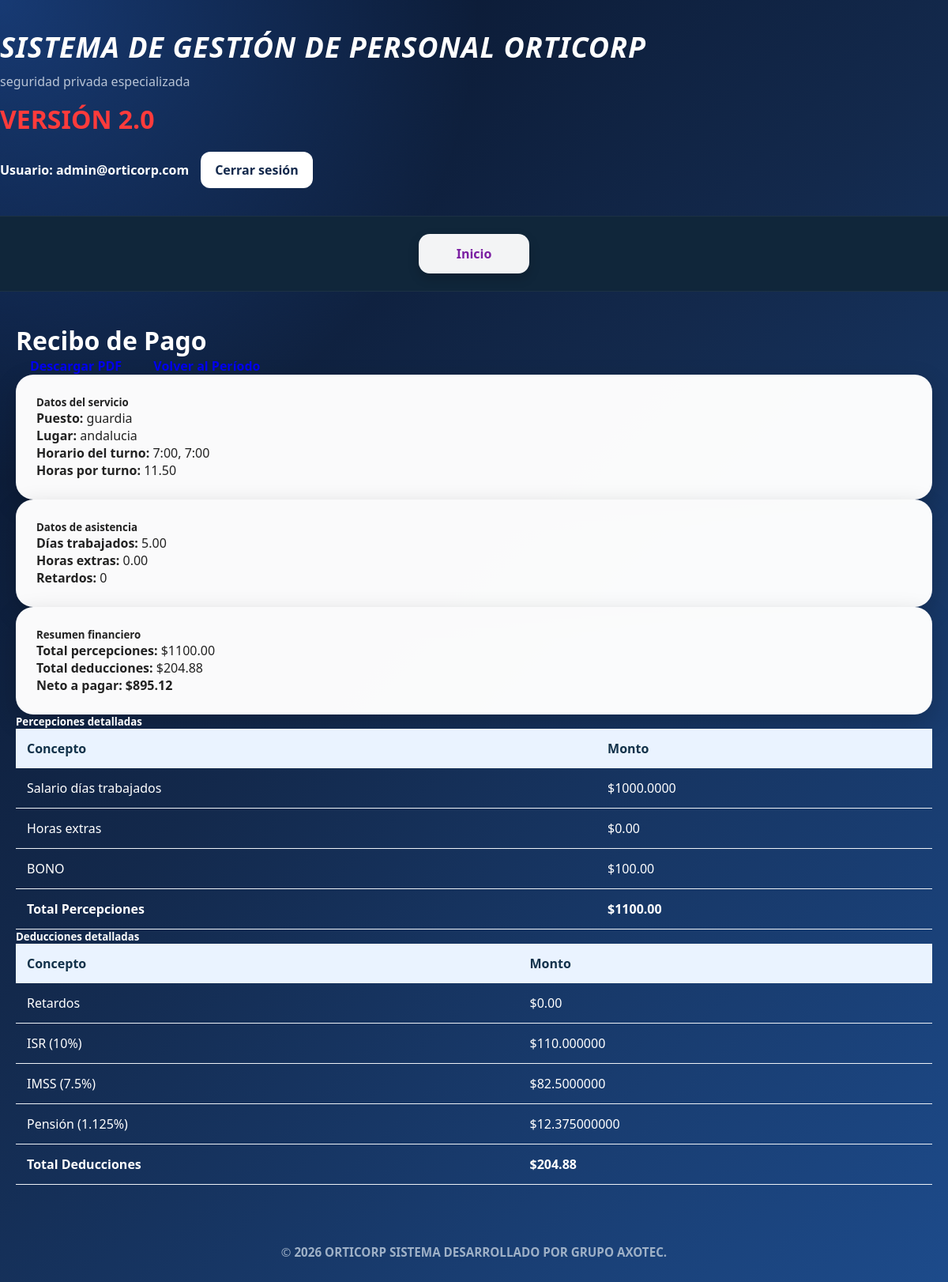
Screenshot of /nomina/recibos/2/ (signed in) with the database file from the repository.
### polls/models.py (models this page shows, shortened)
class CustomUser(AbstractUser):
    ROLES = (
        ('ADMIN', 'Administrador'),
        ('HR', 'Recursos Humanos'),
        ('VIEW', 'Vista'),
    )
    username = None
    email = models.EmailField(unique=True)
    role = models.CharField(max_length=10, choices=ROLES, default='VIEW')
    USERNAME_FIELD = 'email'
    REQUIRED_FIELDS = []
    objects = CustomUserManager()

### nomina/models.py (models this page shows, shortened)
class ReciboPago(models.Model):
    trabajador = models.ForeignKey(Trabajador, on_delete=models.CASCADE, related_name='recibos')
    periodo = models.ForeignKey(PeriodoNomina, on_delete=models.CASCADE, related_name='recibos')
    fecha_emision = models.DateField(default=timezone.now)
    puesto = models.CharField(max_length=128, blank=True, null=True)
    lugar_servicio = models.CharField(max_length=128, blank=True, null=True)
    horario_turno = models.CharField(max_length=64, blank=True, null=True)
    horas_por_turno = models.DecimalField(max_digits=5, decimal_places=2, default=0)
    dias_trabajados = models.DecimalField(max_digits=5, decimal_places=2, default=0, help_text="Días efectivamente trabajados")
    horas_extras = models.DecimalField(max_digits=5, decimal_places=2, default=0, help_text="Horas extras trabajadas")
    retardos = models.IntegerField(default=0, help_text="Número de retardos")
    salario_base = models.DecimalField(max_digits=10, decimal_places=2, default=0)
    total_percepciones = models.DecimalField(max_digits=10, decimal_places=2, default=0)
    total_deducciones = models.DecimalField(max_digits=10, decimal_places=2, default=0)
    neto_pagar = models.DecimalField(max_digits=10, decimal_places=2, default=0)
    notas = models.TextField(blank=True, null=True)
    def get_salario_record(self):
        try:
            return self.trabajador.salario_base
        except SalarioBase.DoesNotExist:
            return None
    def _to_decimal(self, value):
        try:
            return Decimal(value)
        except (InvalidOperation, TypeError, ValueError):
            return Decimal('0.00')
    def salario_por_dias(self):
        salario = self.get_salario_record()
        if salario:
            return salario.salario_diario * self._to_decimal(self.dias_trabajados)
        return Decimal('0.00')
    def horas_extras_monto(self):
        salario = self.get_salario_record()
        horas_extras = self._to_decimal(self.horas_extras)
        if salario and horas_extras > 0:
            return salario.salario_diario / Decimal('8') * Decimal('1.5') * horas_extras
        return Decimal('0.00')
    def retardos_monto(self):
        salario = self.get_salario_record()
        retardos = self._to_decimal(self.retardos)
        if salario and retardos > 0:
            return salario.salario_diario / Decimal('8') * retardos
        return Decimal('0.00')
    def total_percepciones_automaticas(self):
        return self.salario_por_dias() + self.horas_extras_monto()
    def total_impuestos(self):
        base = self.total_percepciones_automaticas() + sum(self._to_decimal(p.monto) for p in self.percepciones.all())
        return {
            'isr': base * Decimal('0.10'),
            'imss': base * Decimal('0.075'),
            'pension': base * Decimal('0.01125'),
        }
    class Meta:
        unique_together = ('trabajador', 'periodo')

class Percepcion(models.Model):
    TIPO_CHOICES = (
        ('BONO', 'Bono'),
        ('HORAS_EXTRA', 'Horas Extra'),
        ('VACACIONES', 'Vacaciones'),
        ('OTROS', 'Otros'),
    )
    recibo = models.ForeignKey(ReciboPago, on_delete=models.CASCADE, related_name='percepciones')
    tipo = models.CharField(max_length=20, choices=TIPO_CHOICES, default='BONO')
    descripcion = models.CharField(max_length=100)
    monto = models.DecimalField(max_digits=10, decimal_places=2)

### nomina/views.py (the view)
# urls.py: path('recibos/<int:pk>/', views.recibo_detail, name='recibo_detail'),
@login_required
def recibo_detail(request, pk):
    recibo = get_object_or_404(ReciboPago, pk=pk)
    impuestos = recibo.total_impuestos()
    return render(request, 'nomina/recibo_detail.html', {
        'recibo': recibo,
        'salario_dias': recibo.salario_por_dias(),
        'horas_extras': recibo.horas_extras_monto(),
        'retardos': recibo.retardos_monto(),
        'impuestos': impuestos,
    })

### nomina/templates/nomina/recibo_detail.html (shortened to what this page needs)
{% extends 'polls/base.html' %}
{% block content %}
<div class="container">
    <h1>Recibo de Pago</h1>
    <div class="mb-3">
        <a href="{% url 'nomina:recibo_pdf' recibo.pk %}" class="btn btn-sm btn-primary">Descargar PDF</a>
        <a href="{% url 'nomina:periodo_detail' recibo.periodo.pk %}" class="btn btn-sm btn-secondary">Volver al Período</a>
    </div>
    <div class="card mb-4">
        <div class="card-body">
            <h5>Datos del servicio</h5>
            <div class="row">
                <div class="col-md-6">
                    <p><strong>Puesto:</strong> {{ recibo.puesto|default:'-' }}</p>
                    <p><strong>Lugar:</strong> {{ recibo.lugar_servicio|default:'-' }}</p>
                </div>
                <div class="col-md-6">
                    <p><strong>Horario del turno:</strong> {{ recibo.horario_turno|default:'-' }}</p>
                    <p><strong>Horas por turno:</strong> {{ recibo.horas_por_turno }}</p>
                </div>
            </div>
        </div>
    </div>
    <div class="row mb-4">
        <div class="col-md-6">
            <div class="card">
                <div class="card-body">
                    <h5>Datos de asistencia</h5>
                    <p><strong>Días trabajados:</strong> {{ recibo.dias_trabajados }}</p>
                    <p><strong>Horas extras:</strong> {{ recibo.horas_extras }}</p>
                    <p><strong>Retardos:</strong> {{ recibo.retardos }}</p>
                </div>
            </div>
        </div>
        <div class="col-md-6">
            <div class="card bg-light">
                <div class="card-body">
                    <h5>Resumen financiero</h5>
                    <p><strong>Total percepciones:</strong> ${{ recibo.total_percepciones }}</p>
                    <p><strong>Total deducciones:</strong> ${{ recibo.total_deducciones }}</p>
                    <p class="h4 text-success"><strong>Neto a pagar: ${{ recibo.neto_pagar }}</strong></p>
                </div>
            </div>
        </div>
    </div>
    <div class="row">
        <div class="col-md-6">
            <h5>Percepciones detalladas</h5>
            <table class="table table-sm">
                <thead>
                    <tr>
                        <th>Concepto</th>
                        <th>Monto</th>
                    </tr>
                </thead>
                <tbody>
                    <tr>
                        <td>Salario días trabajados</td>
                        <td>${{ salario_dias }}</td>
                    </tr>
                    <tr>
                        <td>Horas extras</td>
                        <td>${{ horas_extras }}</td>
                    </tr>
                    {% for percepcion in recibo.percepciones.all %}
                    <tr>
                        <td>{{ percepcion.descripcion }}</td>
                        <td>${{ percepcion.monto }}</td>
                    </tr>
                    {% endfor %}
                    <tr class="table-active">
                        <td><strong>Total Percepciones</strong></td>
                        <td><strong>${{ recibo.total_percepciones }}</strong></td>
                    </tr>
                </tbody>
            </table>
        </div>
        <div class="col-md-6">
            <h5>Deducciones detalladas</h5>
            <table class="table table-sm">
                <thead>
                    <tr>
                        <th>Concepto</th>
                        <th>Monto</th>
                    </tr>
                </thead>
                <tbody>
                    <tr>
                        <td>Retardos</td>
                        <td>${{ retardos }}</td>
                    </tr>
                    <tr>
                        <td>ISR (10%)</td>
                        <td>${{ impuestos.isr }}</td>
                    </tr>
                    <tr>
                        <td>IMSS (7.5%)</td>
                        <td>${{ impuestos.imss }}</td>
                    </tr>
                    <tr>
                        <td>Pensión (1.125%)</td>
                        <td>${{ impuestos.pension }}</td>
                    </tr>
                    <tr class="table-active">
                        <td><strong>Total Deducciones</strong></td>
                        <td><strong>${{ recibo.total_deducciones }}</strong></td>
                    </tr>
                </tbody>
            </table>
        </div>
    </div>
</div>
{% endblock %}

### polls/templates/polls/base.html (shortened to what this page needs)
{% load static %}
<!DOCTYPE html>
<html lang="es">
<head>
    <link rel="stylesheet" href="{% static 'polls/css/theme.css' %}">
</head>
<body class="{% block body_class %}{% endblock %}">
    <header class="app-header">
        <div class="container header-inner">
            <div class="brand">
                <h1><em>SISTEMA DE GESTIÓN DE PERSONAL ORTICORP</em></h1>
                <p class="subtitle">
                    seguridad privada especializada
                </p>
                <h2 class="version">
                    VERSIÓN 2.0
                </h2>
            </div>
            <div class="user-area">
                {% if user.is_authenticated %}
                    <span class="user-label">
                        Usuario:
                        <strong>{{ user.get_username }}</strong>
                    </span>
                    <a class="logout-btn" href="{% url 'logout' %}">
                        Cerrar sesión
                    </a>
                {% else %}
                    <a class="logout-btn" href="{% url 'login' %}">
                        Iniciar sesión
                    </a>
                {% endif %}
            </div>
        </div>
        <nav class="app-nav">
            <div class="container nav-inner">
                <a class="nav-link" href="{% url 'inicio' %}">
                    Inicio
                </a>
            </div>
        </nav>
    </header>
    <main class="container main-content">
        {% block content %}{% endblock %}
    </main>
    <footer class="copight">
        &copy;
        <strong>
            2026 ORTICORP SISTEMA DESARROLLADO POR GRUPO AXOTEC.
        </strong>
    </footer>
</body>
</html>

### polls/static/polls/css/theme.css (style rules this page uses)
:root { --bg:#071428; --panel:#ffffff; --muted:#9fb1c7; --accent-purple:#7b1fa2; --accent-blue:#2b6ea3; --soft-blue:#eaf3ff; --success:#27ae60; --danger:#e74c3c; }
* { margin:0; padding:0; box-sizing:border-box; }
html { scroll-behavior:smooth; }
body { min-height:100vh; font-family:'Segoe UI', Arial, sans-serif; color:#ffffff; display:flex; flex-direction:column; background: radial-gradient(circle at top left, rgba(53,132,255,0.35), transparent 30%), linear-gradient( 135deg, #071228 0%, #13294c 45%, #1d4b8b 100%); }
.container { width:100%; max-width:1200px; margin:auto; padding:0 20px; }
.app-header { width:100%; }
.header-inner { display:flex; justify-content:space-between; align-items:center; gap:20px; flex-wrap:wrap; padding:35px 0; }
.brand h1 { font-size:clamp(1.5rem,3vw,2.5rem); color:#ffffff; letter-spacing:1px; }
.subtitle { margin-top:8px; color:#b8c4d6; font-size:1rem; }
.version { margin-top:15px; color:#ff3b3b; font-size:2rem; }
.user-area { display:flex; align-items:center; gap:15px; flex-wrap:wrap; }
.user-label { color:#ffffff; font-weight:600; }
.logout-btn { background:#ffffff; color:#13294c; text-decoration:none; padding:12px 18px; border-radius:12px; font-weight:700; transition:0.3s ease; }
.app-nav { width:100%; background:#10263a; border-top:1px solid rgba(255,255,255,0.05); border-bottom:1px solid rgba(255,255,255,0.05); }
.nav-inner { display:flex; justify-content:center; flex-wrap:wrap; gap:14px; padding:22px 0; }
.nav-link { min-width:140px; text-align:center; text-decoration:none; background:rgba(255,255,255,0.95); color:var(--accent-purple); font-weight:700; padding:14px 18px; border-radius:14px; transition:0.3s ease; box-shadow:0 6px 14px rgba(0,0,0,0.18); }
.main-content { width:100%; padding:40px 0; }
.card { background:rgba(255,255,255,0.98); border-radius:22px; padding:25px; box-shadow:0 10px 30px rgba(0,0,0,0.18); border:1px solid rgba(255,255,255,0.08); color:#222222; }
.btn { border:none; border-radius:10px; padding:12px 18px; font-weight:700; cursor:pointer; transition:0.3s ease; text-decoration:none; }
table { width:100%; min-width:800px; border-collapse:collapse; }
th { background:var(--soft-blue); color:#12324a; padding:14px; text-align:left; font-weight:700; }
td { padding:14px; border-bottom:1px solid #eef2f7; }
.copight { margin-top:auto; text-align:center; padding:35px 20px; color:#9fb1c7; font-size:0.95rem; }

### rows the page displays
CustomUser: get_username "admin@orticorp.com"
ReciboPago: puesto "guardia", lugar_servicio "andalucia", horario_turno "7:00, 7:00", horas_por_turno "11.50", dias_trabajados "5.00", horas_extras "0.00", retardos "0", total_percepciones "1100.00", total_deducciones "204.88", neto_pagar "895.12"
Percepcion: descripcion "BONO", monto "100.00"

### other values shown
{{ salario_dias }} "1000.0000"
{{ horas_extras }} "0.00"
{{ retardos }} "0.00"
{{ impuestos.isr }} "110.000000"
{{ impuestos.imss }} "82.5000000"
{{ impuestos.pension }} "12.375000000"
